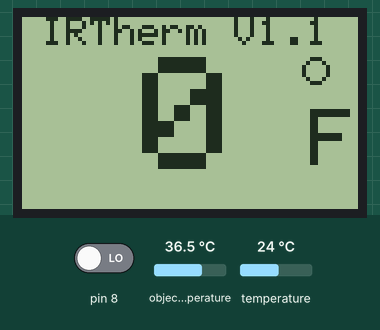
Bench run of a sketch on a simulated Arduino Uno, built with avr-gcc and run on an emulated ATmega328P. On the bench: 84×48 one-colour display. Inputs (shaded band) come from the test bench; at power-on: pin 8 LOW, object temperature 36.5 °C, temperature 24 °C. What the sketch prints to the serial monitor is not drawn.

Above: at 0.81 s.
1.3 s: pin 8 driven HIGH
At 2.2 s:
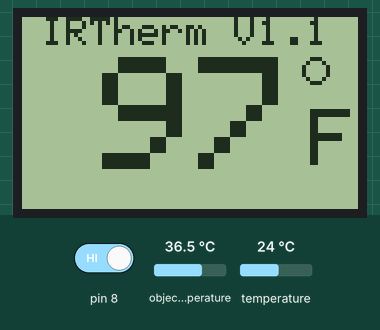
4.3 s: object temperature set to 39 °C
At 5.7 s:
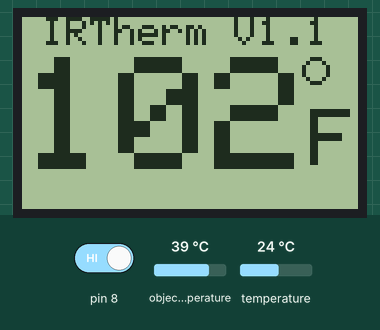
7.3 s: temperature set to 12 °C
10.3 s: object temperature set to 20 °C
At 11.4 s:
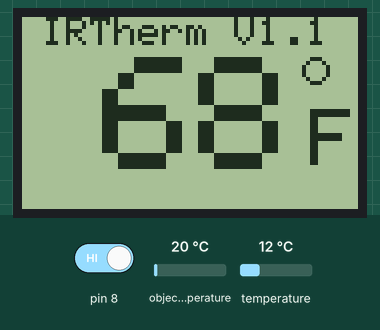
13.3 s: temperature set to 19 °C
16.3 s: pin 8 driven LOW
At 16.52 s:
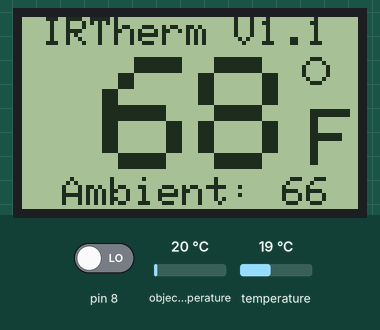
Timing chart, 0 to 19.3 s (numbered marks = the images above; inputs shaded):
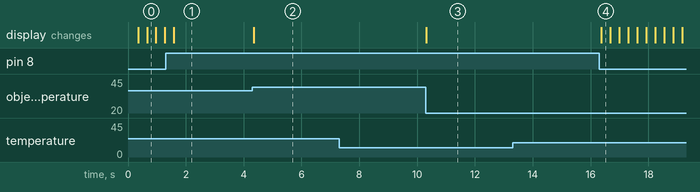

Measured:
- after the input at 1.3 s, the display: changes after 0.28 s (image 1)
- after the input at 4.3 s, the display: changes after 0.05 s (image 2)
- after the input at 7.3 s, every drawn part: stays the same
- after the input at 10.3 s, the display: changes at once (image 3)
- after the input at 13.3 s, every drawn part: stays the same

The sketch:

IRTherm_Working_Prototype_V1.1.ino
```cpp
#include <SPI.h>
#include <Adafruit_GFX.h>
#include <Adafruit_PCD8544.h>
#include <Wire.h>
#include <SparkFunMLX90614.h>

IRTherm therm;

// pin 13 - Serial clock out (SCLK)
// pin 11 - Serial data out (DIN)
// pin 10 - Data/Command select (D/C)
// pin 9 - LCD chip select (CS)
// pin 8 - LCD reset (RST)
Adafruit_PCD8544 display = Adafruit_PCD8544(13, 11, 9, 10, 12);

#define NUMFLAKES 10
#define XPOS 0
#define YPOS 1
#define DELTAY 2


#define LOGO16_GLCD_HEIGHT 16
#define LOGO16_GLCD_WIDTH  16


int objtemp;
int ambtemp;
String unit = "F";


void setup() {
  Serial.begin(9600);

  display.begin();

  display.setContrast(50);

  display.clearDisplay();

  therm.begin();
  therm.setUnit(TEMP_F);

  pinMode(8, INPUT);


}

void loop() {
  if(digitalRead(8) > 0){
    if (therm.read()) // On success, read() will return 1, on fail 0.
    {
      // Use the object() and ambient() functions to grab the object and ambient
  	// temperatures.
  	// They'll be floats, calculated out to the unit you set with setUnit().
      Serial.print("Object: " + String(therm.object(), 2));
      Serial.write('°'); // Degree Symbol
      Serial.println("F");
      Serial.print("Ambient: " + String(therm.ambient(), 2));
      Serial.write('°'); // Degree Symbol
      Serial.println("F");
      Serial.println();
      objtemp = int(therm.object());
      ambtemp = int(therm.ambient());

    }
  }


    if(objtemp < 100 && objtemp > 9){

      display.clearDisplay();
      display.setTextSize(0.8);
      display.setTextColor(BLACK);
      display.setCursor(5,0);
      display.println("IRTherm V1.1");
      display.setTextSize(4);
      display.setCursor(20,10);
      display.print(objtemp);
      display.drawCircle(73, 13, 3, BLACK);
      display.setTextSize(2);
      display.setCursor(72, 23);
      display.println(unit);
      display.display();

    }

    else if(objtemp > 99){

      display.clearDisplay();
      display.setTextSize(0.8);
      display.setTextColor(BLACK);
      display.setCursor(5,0);
      display.println("IRTherm V1.1");
      display.setTextSize(4);
      display.setCursor(0, 10);
      display.print(objtemp);
      display.drawCircle(73, 13, 3, BLACK);
      display.setCursor(72, 23);
      display.setTextSize(2);
      display.println(unit);

      display.display();
    }

    else if (objtemp < 10 && objtemp > -1){
      display.clearDisplay();
      display.setTextSize(0.8);
      display.setTextColor(BLACK);
      display.setCursor(5,0);
      display.println("IRTherm V1.1");
      display.setTextSize(4);
      display.setCursor(30, 10);
      display.print(objtemp);
      display.drawCircle(73, 13, 3, BLACK);
      display.setCursor(72, 23);
      display.setTextSize(2);
      display.println(unit);

      display.display();
    }

    else if(objtemp < 0 && objtemp > -10){

      display.clearDisplay();
      display.setTextSize(0.8);
      display.setTextColor(BLACK);
      display.setCursor(5,0);
      display.println("IRTherm V1.1");
      display.setTextSize(4);
      display.setCursor(10, 10);
      display.print(objtemp);
      display.drawCircle(73, 13, 3, BLACK);
      display.setCursor(72, 23);
      display.setTextSize(2);
      display.println(unit);

      display.display();
    }

    else if(objtemp < -9){
      display.clearDisplay();
      display.setTextSize(0.8);
      display.setTextColor(BLACK);
      display.setCursor(5,0);
      display.println("IRTherm V1.1");
      display.setTextSize(4);
      display.setCursor(0, 10);
      display.print(objtemp);
      display.drawCircle(73, 13, 3, BLACK);
      display.setCursor(72, 23);
      display.setTextSize(2);
      display.println(unit);

      display.display();
    }

    display.setTextSize(1);
    display.setCursor(10, 40);
    display.print("Ambient: ");
    display.setCursor(65, 40);
    display.print(ambtemp);
    display.display();
}
```
